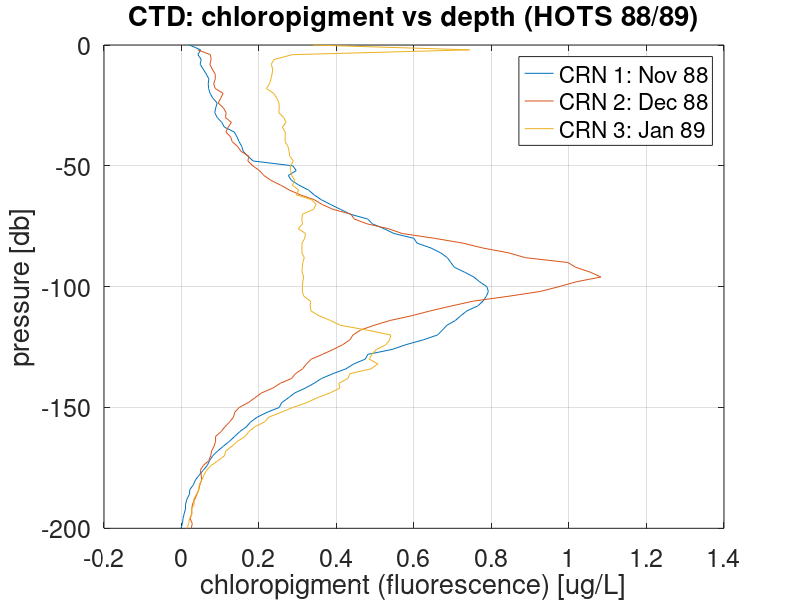

The MATLAB source for this figure: (Note: this script raises an error after producing the figure.)
% File to open and examine HOTS chloropigment data (1988 - 2021).

% Clear/close unnecessary code, variables, etc.
close all; clc; clear;

% Set Figure Parameters
set(groot,'defaultAxesXGrid','on');
set(groot,'defaultAxesYGrid','on');
set(groot, 'defaultFigureUnits', 'centimeters', 'defaultFigurePosition', [5 5 40 15]);
set(0,'defaultAxesFontSize',18);

%% Open data file and extract variables
data = importdata('data/hots-chloropigment.txt').data;

crn = data(:,1);
day = data(:,2);
pressure = data(:,3);
chloro = data(:,4);

chloro(chloro==-9) = NaN;

%% Examine First Days of Data

ax1 = figure;
plot(chloro(1:101),-pressure(1:101),'DisplayName','CRN 1: Nov 88');
hold on
plot(chloro(102:202),-pressure(102:202),'DisplayName','CRN 2: Dec 88');
plot(chloro(203:303),-pressure(203:303),'DisplayName','CRN 3: Jan 89');
hold off
legend();
ylabel('pressure [db]');
xlabel('chloropigment (fluorescence) [ug/L]');
title('CTD: chloropigment vs depth (HOTS 88/89)');

exportgraphics(ax1,'figures/ctd-day-1.png');

%% Fluorescence Depth- and Time-Series (1988-2022): Eulerian View

chloro2D = reshape(chloro,101,[]);
days = day + datetime(1988,09,30);
days = reshape(days,101,[]);
pres = reshape(pressure,101,[]);

[t_grid,p_grid] = meshgrid(datenum(days(1,:)),pres(:,1));

ax2 = figure;
contourf(t_grid,p_grid,chloro2D,0:0.14:1.4,'LineColor','auto');
set(gca,'Ydir','reverse')
datetick('x','yyyy mmm','keeplimits');
colormap(flipud(cbrewer2('Spectral')));
c = colorbar;
c.Label.String = 'chloropigment (fluorescence) [ug/L]';
xlabel('Time');
ylabel('Depth [db]');
title('DCM Time Series: 1988 - 2021 (Eulerian Perspective)');

exportgraphics(ax2,'figures/fluorescence-1988-2021.png');

%% Fluorescence Depth- and Time-Series (1988-2022): Lagrangian View

% Find the DCM
for i=1:329
    [val(i),idx(i)] = max(chloro2D(:,i));
end

% Put pressure in terms of DCM
for i = 1:329
    p_lang(:,i) = pres(:,i) - pres(idx(i),i);
end

% Put fluorescence in terms of DCM
% Shift the original fluorescence data such that the DCM is centred
chloro_lang = zeros(101,329);
midpt = 51;
offset = midpt - idx;

for i = 1:329
    chloro_lang(:,i) = circshift(chloro2D(:,i),offset(i));
    if offset(i) > -1 && offset(i) < 40
        disp(i);
        chloro_lang(1:offset(i),i) = NaN;
    elseif offset(i) == -1
        chloro_lang(end,i) = NaN;
    elseif offset(i) < -1 && offset(i) > -40
        disp(i);
        chloro_lang((end+offset(i)):end,i) = NaN;
    elseif abs(offset(i)) > 40
        chloro_lang(:,i) = NaN;
    end
end

% Create meshgrid for time and pressure in Lagrangian view
[t_lang_grid,p_lang_grid] = meshgrid(datenum(days(1,:)),pres(:,1)-100);

% Make a filled contour plot of the DCM in the Lagrangian perspective
ax3 = figure;
contourf(t_lang_grid,p_lang_grid,chloro_lang,0:0.14:1.4,'LineColor','auto');
set(gca,'Ydir','reverse')
datetick('x','yyyy mmm','keeplimits');
colormap(flipud(cbrewer2('Spectral')));
c = colorbar;
c.Label.String = 'chloropigment (fluorescence) [ug/L]';
xlabel('Time');
ylabel('Depth [db]');
title('DCM Time Series: 1988 - 2021 (Lagrangian Perspective)');

exportgraphics(ax3,'figures/fluorescence-1988-2021_lagrangianView.png');
